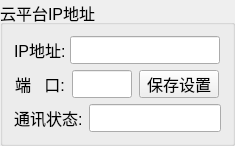
  <widget class="QGroupBox" name="cloudIPSetBox">
   <property name="geometry">
    <rect>
     <x>320</x>
     <y>380</y>
     <width>235</width>
     <height>138</height>
    </rect>
   </property>
   <property name="font">
    <font>
     <pointsize>12</pointsize>
    </font>
   </property>
   <property name="title">
    <string>云平台IP地址</string>
   </property>
   <layout class="QVBoxLayout" name="verticalLayout_5">
    <item>
     <layout class="QHBoxLayout" name="horizontalLayout_17">
      <item>
       <widget class="QLabel" name="label_Hostip">
        <property name="minimumSize">
         <size>
          <width>50</width>
          <height>28</height>
         </size>
        </property>
        <property name="maximumSize">
         <size>
          <width>50</width>
          <height>28</height>
         </size>
        </property>
        <property name="font">
         <font>
          <pointsize>12</pointsize>
         </font>
        </property>
        <property name="text">
         <string>IP地址:</string>
        </property>
       </widget>
      </item>
      <item>
       <widget class="QLineEdit" name="m_hostip">
        <property name="sizePolicy">
         <sizepolicy hsizetype="Expanding" vsizetype="Preferred">
          <horstretch>0</horstretch>
          <verstretch>0</verstretch>
         </sizepolicy>
        </property>
        <property name="minimumSize">
         <size>
          <width>150</width>
          <height>28</height>
         </size>
        </property>
        <property name="maximumSize">
         <size>
          <width>150</width>
          <height>28</height>
         </size>
        </property>
        <property name="font">
         <font>
          <pointsize>12</pointsize>
         </font>
        </property>
        <property name="echoMode">
         <enum>QLineEdit::Normal</enum>
        </property>
       </widget>
      </item>
     </layout>
    </item>
    <item>
     <layout class="QHBoxLayout" name="horizontalLayout_5">
      <item>
       <widget class="QLabel" name="label_com">
        <property name="minimumSize">
         <size>
          <width>50</width>
          <height>28</height>
         </size>
        </property>
        <property name="maximumSize">
         <size>
          <width>50</width>
          <height>28</height>
         </size>
        </property>
        <property name="font">
         <font>
          <pointsize>12</pointsize>
         </font>
        </property>
        <property name="text">
         <string>端   口:</string>
        </property>
       </widget>
      </item>
      <item>
       <widget class="QLineEdit" name="m_com">
        <property name="sizePolicy">
         <sizepolicy hsizetype="Expanding" vsizetype="Preferred">
          <horstretch>0</horstretch>
          <verstretch>0</verstretch>
         </sizepolicy>
        </property>
        <property name="minimumSize">
         <size>
          <width>60</width>
          <height>28</height>
         </size>
        </property>
        <property name="maximumSize">
         <size>
          <width>60</width>
          <height>28</height>
         </size>
        </property>
        <property name="font">
         <font>
          <pointsize>12</pointsize>
         </font>
        </property>
        <property name="echoMode">
         <enum>QLineEdit::Normal</enum>
        </property>
       </widget>
      </item>
      <item>
       <widget class="QPushButton" name="pushButton_saveCloudIP">
        <property name="sizePolicy">
         <sizepolicy hsizetype="Expanding" vsizetype="Preferred">
          <horstretch>0</horstretch>
          <verstretch>0</verstretch>
         </sizepolicy>
        </property>
        <property name="minimumSize">
         <size>
          <width>0</width>
          <height>28</height>
         </size>
        </property>
        <property name="maximumSize">
         <size>
          <width>80</width>
          <height>28</height>
         </size>
        </property>
        <property name="font">
         <font>
          <pointsize>12</pointsize>
         </font>
        </property>
        <property name="text">
         <string>保存设置</string>
        </property>
       </widget>
      </item>
     </layout>
    </item>
    <item>
     <layout class="QHBoxLayout" name="horizontalLayout_25">
      <item>
       <widget class="QLabel" name="label_cloudComStatus">
        <property name="minimumSize">
         <size>
          <width>0</width>
          <height>28</height>
         </size>
        </property>
        <property name="maximumSize">
         <size>
          <width>16777215</width>
          <height>28</height>
         </size>
        </property>
        <property name="font">
         <font>
          <pointsize>12</pointsize>
         </font>
        </property>
        <property name="text">
         <string>通讯状态:</string>
        </property>
       </widget>
      </item>
      <item>
       <widget class="QLineEdit" name="m_cloudComStatus">
        <property name="sizePolicy">
         <sizepolicy hsizetype="Expanding" vsizetype="Preferred">
          <horstretch>0</horstretch>
          <verstretch>0</verstretch>
         </sizepolicy>
        </property>
        <property name="minimumSize">
         <size>
          <width>0</width>
          <height>28</height>
         </size>
        </property>
        <property name="maximumSize">
         <size>
          <width>150</width>
          <height>28</height>
         </size>
        </property>
        <property name="font">
         <font>
          <pointsize>12</pointsize>
         </font>
        </property>
        <property name="echoMode">
         <enum>QLineEdit::Normal</enum>
        </property>
        <property name="readOnly">
         <bool>true</bool>
        </property>
       </widget>
      </item>
     </layout>
    </item>
   </layout>
  </widget>
